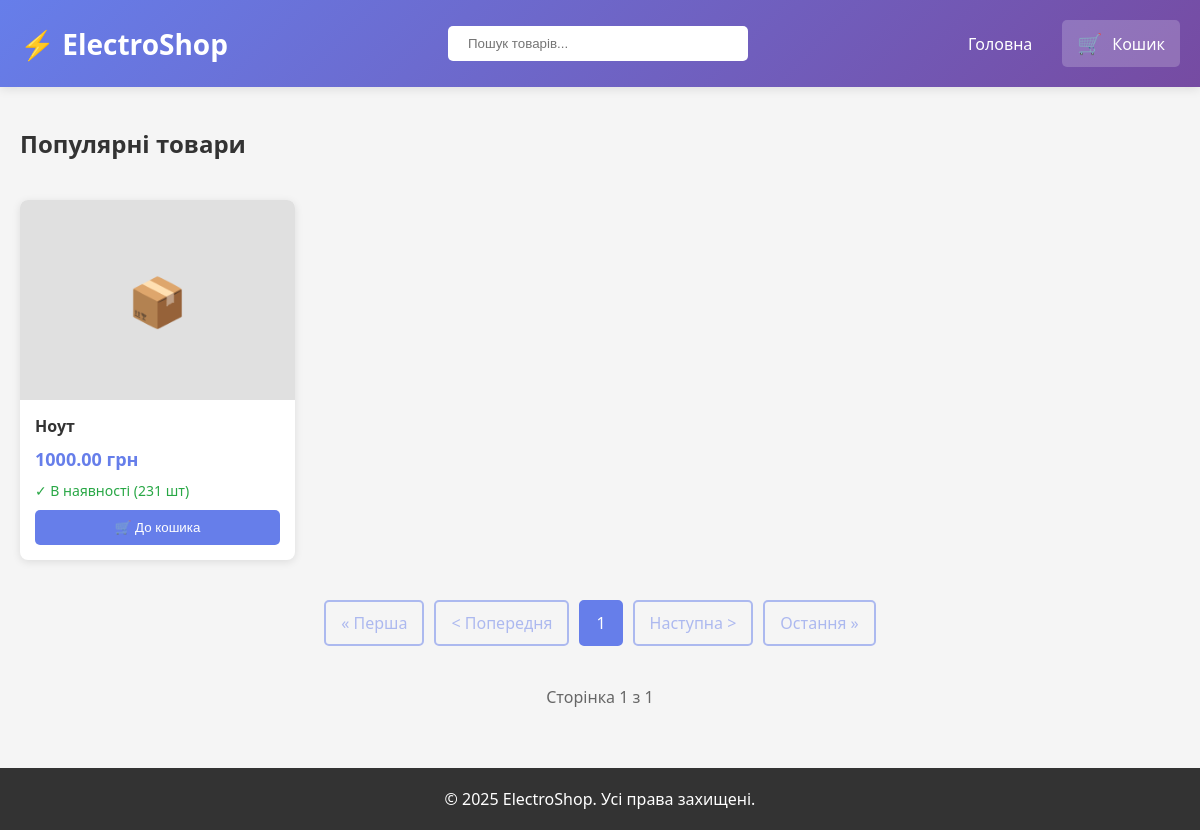
/, run on an earlier commit of the app's database.
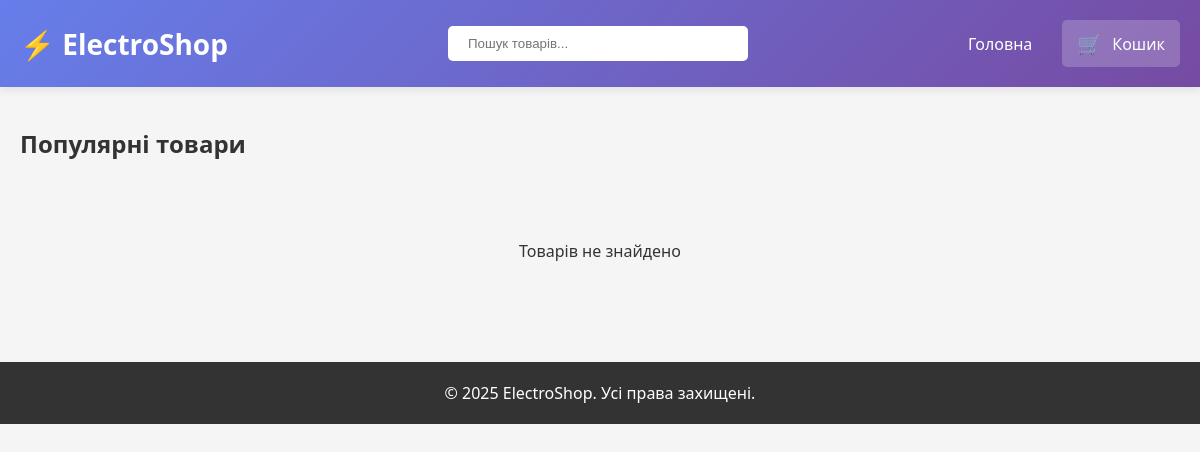
And on a later commit of the database.
### default/models.py (models this page shows, shortened)
class Product(models.Model):
    name = models.CharField(max_length=255)
    description = models.TextField()
    price = models.DecimalField(max_digits=10, decimal_places=2)
    stock = models.PositiveIntegerField()
    rating = models.FloatField(default=0.0)

### default/views.py (the view)
# urls.py: 2. Add a URL to urlpatterns:  path('', views.home, name='home')
def home(request):
    products = Product.objects.all()
    paginator = Paginator(products, 6)
    page_number = request.GET.get('page')
    page_obj = paginator.get_page(page_number)
    context = {
        'page_obj': page_obj,
        'products': page_obj.object_list
    }
    return render(request, 'index.html', context)

### default/templates/index.html (shortened to what this page needs)
{% extends 'base.html' %}
{% block content %}
<h2 style="margin: 40px 0 20px;">Популярні товари</h2>
<div class="products">
    {% for product in products %}
        <div class="product-card">
            <a href="{% url 'product_detail' product.id %}" style="text-decoration: none; color: inherit;">
                <div class="product-image">📦</div>
            </a>
            <div class="product-info">
                <a href="{% url 'product_detail' product.id %}" style="text-decoration: none; color: inherit;">
                    <div class="product-name">{{ product.name }}</div>
                </a>
                <div class="product-price">{{ product.price|default:"N/A" }} грн</div>
                <div class="product-stock {% if product.stock == 0 %}out{% elif product.stock < 5 %}low{% endif %}">
                    {% if product.stock > 0 %}
                        ✓ В наявності ({{ product.stock }} шт)
                    {% else %}
                        ✗ Немає в наявності
                    {% endif %}
                </div>
                <form method="post" action="{% url 'add_to_basket' product.id %}">
                    <button type="submit" class="btn" {% if product.stock == 0 %}disabled{% endif %}>
                        {% if product.stock > 0 %}🛒 До кошика{% else %}Немає в наявності{% endif %}
                    </button>
                </form>
            </div>
        </div>
    {% empty %}
        <p style="grid-column: 1/-1; text-align: center; padding: 40px;">Товарів не знайдено</p>
    {% endfor %}
</div>
{% if page_obj %}
<div class="pagination">
    {% if page_obj.has_previous %}
        <a href="?page=1">« Перша</a>
        <a href="?page={{ page_obj.previous_page_number }}">< Попередня</a>
    {% else %}
        <span class="disabled">« Перша</span>
        <span class="disabled">< Попередня</span>
    {% endif %}
    {% for num in page_obj.paginator.page_range %}
        {% if page_obj.number == num %}
            <span class="current">{{ num }}</span>
        {% elif num > page_obj.number|add:'-3' and num < page_obj.number|add:'3' %}
            <a href="?page={{ num }}">{{ num }}</a>
        {% endif %}
    {% endfor %}
    {% if page_obj.has_next %}
        <a href="?page={{ page_obj.next_page_number }}">Наступна ></a>
        <a href="?page={{ page_obj.paginator.num_pages }}">Остання »</a>
    {% else %}
        <span class="disabled">Наступна ></span>
        <span class="disabled">Остання »</span>
    {% endif %}
</div>
<p style="text-align: center; color: #666;">
    Сторінка {{ page_obj.number }} з {{ page_obj.paginator.num_pages }}
</p>
{% endif %}
{% endblock %}

What changed in the data, as far as the page shows it:
removed Product: name "Ноут", price "1000.00", stock "231", shows "🛒 До кошика"
Also different on the page:
{{ page_obj.number }}: "1" → (not shown)
{{ page_obj.paginator.num_pages }}: "1" → (not shown)
text no longer shown: "« Перша < Попередня Наступна > Остання » Сторінка з"
text now shown: "Товарів не знайдено"
list line gone: "1"
